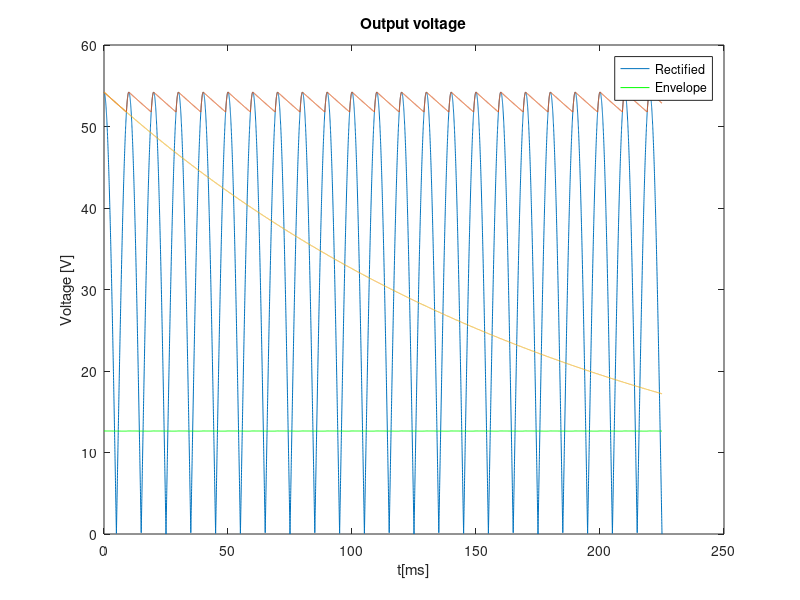
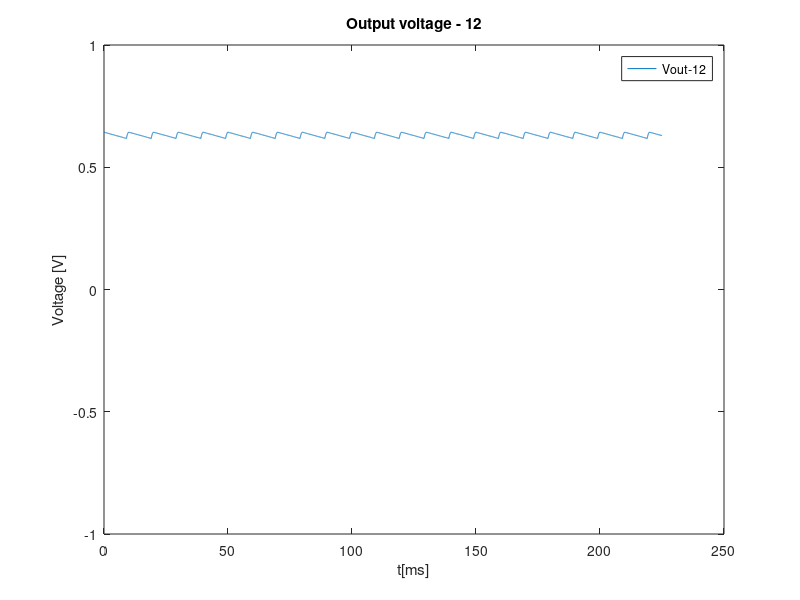

Recreate these plots in MATLAB, in order.
%%AC/DC Converter

IS=1e-9;
VT=25e-3;
eta=1;

%%solve circuit with accurate model

function f = f(vD,vS)
Is = 1e-9;
VT=25e-3;
eta=1;
R=5e-3;
n=17;
f = n*vD+R*Is * (exp(vD/(VT*eta))-1) - vS;
endfunction

function fd = fd(vD)
Is = 1e-9;
VT=25e-3;
eta=1;
R=5e-3;
n=17;
fd = n + R*Is/(eta*VT) * (exp(vD/(VT*eta))-1);
endfunction


%envelope detector
ne=6;
A=sqrt(2)*230/ne;
R=14e3;
C=14e-6;
t=linspace(0, 225e-3, 100e2);
f=50;
w=2*pi*f;
vS = A * cos(w*t);
vOhr = zeros(1, length(t));
vO = zeros(1, length(t));
vOexp = zeros(1, length(t));

tOFF = 1/w * atan(1/(w*R*C));

vOnexp = A*cos(w*tOFF)*exp(-(t-tOFF)/R/C);

j=1;
n=1;
for i=1:length(t)
  if  (t(i) <= n*(1/(2*f)))
    vOexp(i) = vOnexp(j);
  j=j+1;
  else
    vOexp(i) = vOnexp(1);
    j=2;
    n=n+1;
  endif
endfor

hf1 = figure ();
for i=1:length(t)
  if (vS(i) > 0)
    vOhr(i) = vS(i);
  else
    vOhr(i) = -vS(i);
  endif
endfor

tON = 0;
i = 1;
while i < length(t)
  if (vOnexp(i) > vOhr(i) && t(i) > tOFF)
    i=i+1;
  elseif (t(i) <= tOFF)
    i=i+1;
  else
    tON = t(i);
    i=length(t);
  endif
endwhile


plot(t*1000, vOhr)
hold

j = 1;
n = 0;
for i=1:length(t)
  if t(i) < tOFF
    vO(i) = vOhr(i);
  elseif t(i) >= (j-1)*(1/(2*f))+tON && t(i) < j*(1/(2*f))+tOFF
    vO(i) = vOhr(i);
    if n == 0
      n=1;
    endif
  elseif vOexp(i) >= vOhr(i)
    vO(i) = vOexp(i);
    if n == 1
      j=j+1;
      n=0;
    endif
  else 
    vO(i) = vOhr(i);
  endif
endfor

%%Voltage Regulator

function fvr = fvr(vD, vO)
Is = 1e-9;
VT=25e-3;
eta=1;
R=1e3;
n=17;
fvr = -n*vD+(((n*VT*eta)/(Is))*(exp((-vD/(VT*eta)))))/(((n*VT*eta)/Is)*exp(-vD/(VT*eta))+R);

endfunction

function fvrd = fvrd(vD, vO)
Is = 1e-9;
VT=25e-3;
eta=1;
R=1e3;
n=17;
fvrd = -n+((-n)/(Is*exp(vD/(eta*VT)))*(n*(eta*VT)/((Is*exp(vD/(eta*VT)))+R))+(((n*(eta*VT))/(Is*exp(vD/(eta*VT))))*((n)/(Is*exp(vD/VT)))))/((n*VT)/((Is*exp(vD/VT)+R)^2));

endfunction


%%Newton Raphsons iterative method

function vD_root = solve_vD (vS)
  delta = 1e-6;
  x_next = 0.70;

  do 
    x=x_next;
    x_next = x  - f(x, vS)/fd(x);
  until (abs(x_next-x) < delta)

  vD_root = x_next;
endfunction


%%Newton Raphson Start
for i=1:length(vO)
  vD(i) = solve_vD  (vO(i));
endfor
%%Newton Raphson End

vD = 17*vD;

fp = fopen("octave_results.tex" , "w");

fprintf(fp , "Maximum (vout) = %f\n", max(vD));
fprintf(fp , "minimum (vout) = %f\n", min(vD));
fprintf(fp , "Ripple (vout) = %f\n", max(vD)-min(vD));
fprintf(fp , "Average (vout) = %f\n", mean(vD));

plot(t*1000, vD, "g");
plot(t*1000, vO);
plot(t*1000, vOnexp);

title("Output voltage");
xlabel ("t[ms]");
ylabel ("Voltage [V]");
legend("Rectified","Envelope");
print (hf1, "envldetc.eps", "-depsc");

hf2 = figure ();
plot(t*1000, vD-12);
title("Output voltage - 12");
axis([0 250 -1 1])
xlabel ("t[ms]");
ylabel ("Voltage [V]");
legend("Vout-12");
print (hf2, "volregd.eps", "-depsc");